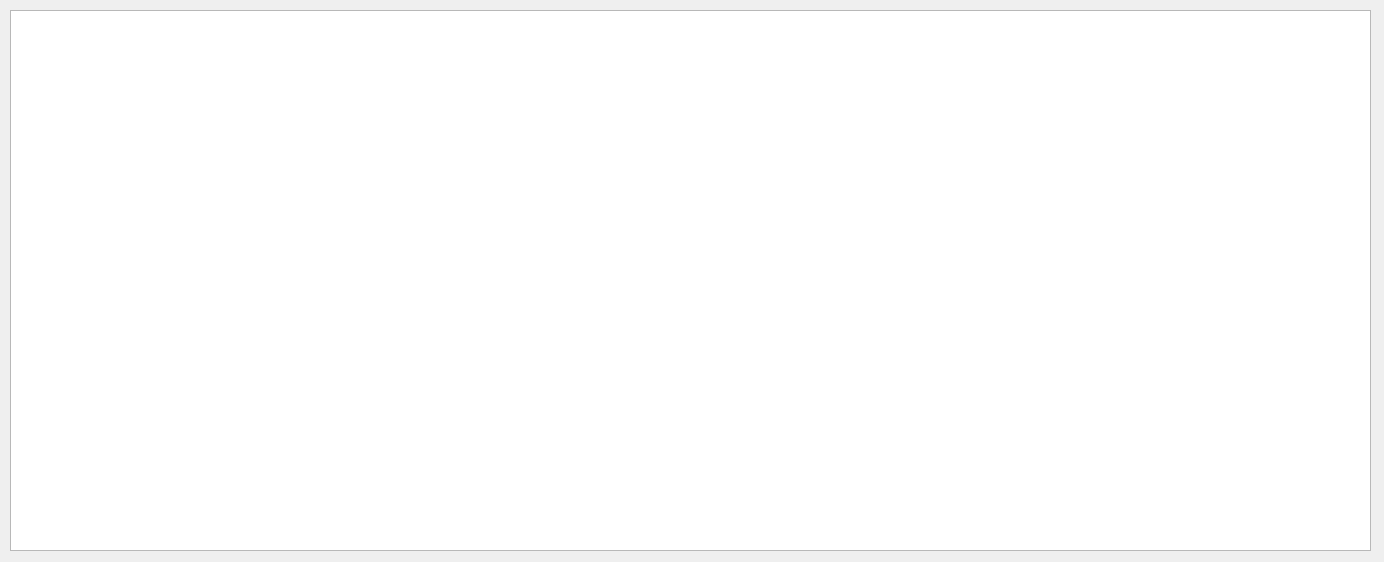
<?xml version="1.0" encoding="UTF-8"?>
<ui version="4.0">
 <class>Form</class>
 <widget class="QWidget" name="Form">
  <property name="geometry">
   <rect>
    <x>0</x>
    <y>0</y>
    <width>1384</width>
    <height>562</height>
   </rect>
  </property>
  <property name="windowTitle">
   <string>코드 리뷰 항목 - 상세 내용</string>
  </property>
  <property name="windowIcon">
   <iconset>
    <normaloff>hw_main_form.png</normaloff>hw_main_form.png</iconset>
  </property>
  <widget class="QTableWidget" name="tableWidget_detail">
   <property name="geometry">
    <rect>
     <x>10</x>
     <y>10</y>
     <width>1361</width>
     <height>541</height>
    </rect>
   </property>
   <property name="frameShape">
    <enum>QFrame::StyledPanel</enum>
   </property>
   <property name="frameShadow">
    <enum>QFrame::Sunken</enum>
   </property>
   <property name="verticalScrollBarPolicy">
    <enum>Qt::ScrollBarAlwaysOff</enum>
   </property>
   <property name="horizontalScrollBarPolicy">
    <enum>Qt::ScrollBarAsNeeded</enum>
   </property>
   <property name="sizeAdjustPolicy">
    <enum>QAbstractScrollArea::AdjustToContents</enum>
   </property>
   <property name="autoScroll">
    <bool>false</bool>
   </property>
   <property name="editTriggers">
    <set>QAbstractItemView::NoEditTriggers</set>
   </property>
   <property name="selectionMode">
    <enum>QAbstractItemView::SingleSelection</enum>
   </property>
   <property name="gridStyle">
    <enum>Qt::SolidLine</enum>
   </property>
   <property name="sortingEnabled">
    <bool>false</bool>
   </property>
   <attribute name="verticalHeaderVisible">
    <bool>false</bool>
   </attribute>
   <attribute name="verticalHeaderStretchLastSection">
    <bool>false</bool>
   </attribute>
  </widget>
 </widget>
 <resources/>
 <connections/>
</ui>
